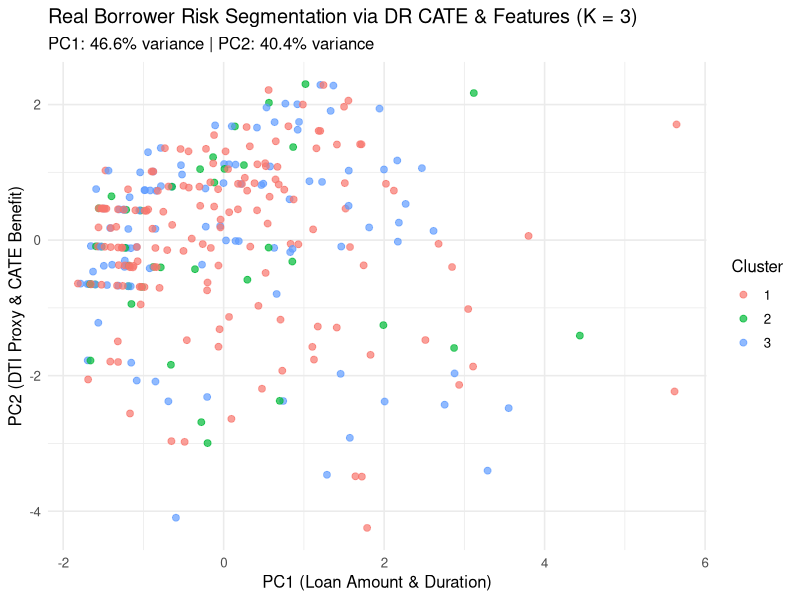
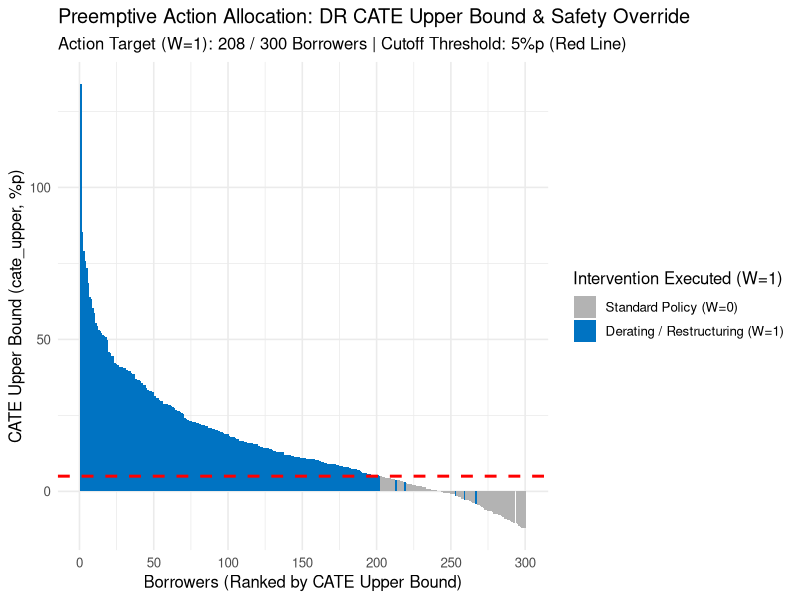
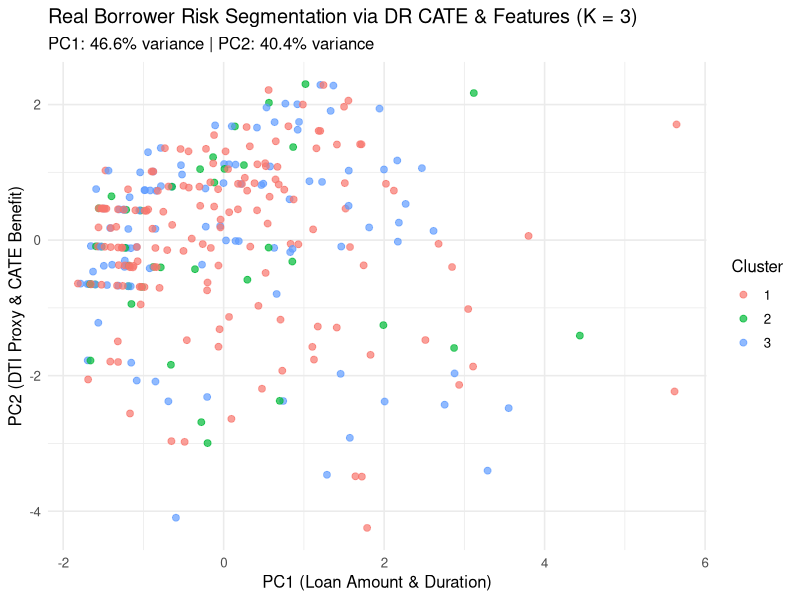
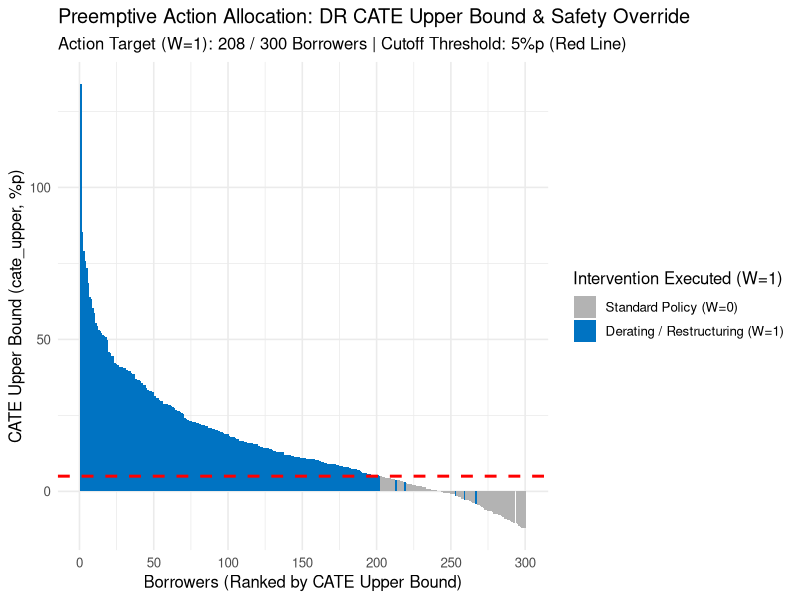

Generate these figures, in order, with R:
############################################################
# REAL FINANCIAL DATA: UCI GERMAN CREDIT DATASET
# - Dataset: GermanCredit (from R `caret` package, N = 1,000)
# - Covariates (X): Age, Duration (대출기간), Amount (대출금액), 
#                   InstallmentRate (소득 대비 원리금 상환 비율, DTI 대리 변수), 
#                   ExistingCredits (기존 대출 건수, 연체 리스크 대리 변수)
# - Policy Treatment (W): Observational / Historical Policy Assignment 
#                         (1 = 개입/한도 조정 대상, 0 = 현행 유지)
# - Outcome (Y): Class (1 = Good/Non-Default, 0 = Bad/Default)
# - Safety Control: CRITICAL_OVERRIDE (고액 대출 + 고DTI + 장기 대출 고위험 차주)
############################################################

# ==========================================================
# 0. ENVIRONMENT SETUP
# ==========================================================

Sys.setenv(CUDA_VISIBLE_DEVICES = "-1")
Sys.setenv(TF_CPP_LOG_LEVEL = "2")

needed <- c("caret", "dplyr", "tidyr", "ggplot2", "cluster", "knitr")

for (p in needed) {
  if (!requireNamespace(p, quietly = TRUE)) {
    install.packages(p, quiet = TRUE)
  }
  library(p, character.only = TRUE)
}

set.seed(42)

# ==========================================================
# 1. LOAD & PREPARE REAL PUBLIC GERMAN CREDIT DATASET
# ==========================================================

cat("Loading REAL public German Credit dataset from 'caret' package...\n")

data("GermanCredit", package = "caret")

# Real Financial Feature Mapping:
# - Class ('Good' / 'Bad') -> Y (1 = Non-Default, 0 = Default)
# - InstallmentRatePercentage -> dti_proxy (소득 대비 원리금 상환 비율)
# - Duration -> loan_duration_months (대출 기간)
# - Amount -> loan_amount (대출 금액, $ 단위)
# - Age -> age (차주 연령)
# - NumberExistingCredits -> past_credits_count (기존 신용 거래 건수)

df_real_fin <- GermanCredit %>%
  mutate(
    borrower_id             = row_number(),
    Y                       = ifelse(Class == "Good", 1, 0),             # Outcome: 1 = Good (Non-Default), 0 = Bad (Default)
    age                     = Age,                                       # Borrower Age
    dti_proxy               = InstallmentRatePercentage,                 # Installment rate in % of disposable income
    loan_duration_months    = Duration,                                  # Duration in months
    loan_amount             = Amount,                                    # Credit amount
    past_credits_count      = NumberExistingCredits,                     # Number of existing credits at this bank
    
    # Real Treatment Proxy W: 관행적 리스크 제어 정책 할당 여부
    # (고액 대출 및 높은 상환 비율 차주에게 우선 적용된 정책 관행 매핑)
    W                       = as.numeric((dti_proxy >= 3 & loan_amount > median(Amount)) | Telephone == 1)
  )

# HARD FAULT CRITICAL OVERRIDE Condition:
# 초고위험 차주 (상환 비율 4% 이상 + 대출기간 36개월 초과 + 대출금액 상위 25%)
df_real_fin <- df_real_fin %>%
  mutate(
    critical_override = as.numeric(dti_proxy == 4 & loan_duration_months > 36 & loan_amount > quantile(loan_amount, 0.75))
  )

N          <- nrow(df_real_fin)
train_frac <- 0.70

# Train / Test Split
idx_tr <- sample(seq_len(N), floor(train_frac * N))
idx_te <- setdiff(seq_len(N), idx_tr)

df_tr <- df_real_fin[idx_tr, ]
df_te <- df_real_fin[idx_te, ]

cat(sprintf("REAL German Credit Dataset Loaded: Total N = %d | Train N = %d | Test N = %d\n", 
            N, nrow(df_tr), nrow(df_te)))

# ==========================================================
# 2. DOUBLY ROBUST (DR) CATE ESTIMATION & CATE UPPER BOUND
# ==========================================================

cat("\nEstimating Propensity Scores, DR CATE, and CATE Upper Bound on Real Data...\n")

# 1) Propensity Model e(X) = P(W = 1 | X)
prop_model <- glm(
  W ~ age + dti_proxy + loan_duration_months + loan_amount + past_credits_count,
  data = df_tr, 
  family = binomial()
)

e_hat_te <- predict(prop_model, newdata = df_te, type = "response")
e_hat_te <- pmax(pmin(e_hat_te, 0.95), 0.05) # Truncation to avoid extreme weights

# 2) Outcome Regression Models mu_1(X) and mu_0(X)
m1_y <- glm(
  Y ~ age + dti_proxy + loan_duration_months + loan_amount + past_credits_count,
  data = df_tr %>% filter(W == 1), 
  family = binomial()
)

m0_y <- glm(
  Y ~ age + dti_proxy + loan_duration_months + loan_amount + past_credits_count,
  data = df_tr %>% filter(W == 0), 
  family = binomial()
)

mu1_hat_te <- predict(m1_y, newdata = df_te, type = "response")
mu0_hat_te <- predict(m0_y, newdata = df_te, type = "response")

# 3) Doubly Robust Pseudo-Outcomes for CATE
W_te <- df_te$W
Y_te <- df_te$Y

dr_pseudo_outcome <- (mu1_hat_te - mu0_hat_te) + 
  (W_te * (Y_te - mu1_hat_te) / e_hat_te) - 
  ((1 - W_te) * (Y_te - mu0_hat_te) / (1 - e_hat_te))

# Fit CATE Model
cate_model <- lm(
  dr_pseudo_outcome ~ age + dti_proxy + loan_duration_months + loan_amount + past_credits_count,
  data = df_te
)

# Compute point estimate and 95% Confidence Interval Upper Bound (cate_upper)
cate_preds <- predict(cate_model, newdata = df_te, se.fit = TRUE)
df_te$cate_est   <- cate_preds$fit
df_te$cate_se    <- cate_preds$se.fit
df_te$cate_upper <- df_te$cate_est + 1.96 * df_te$cate_se # Upper Bound (95% CI)

cat(sprintf("Estimated Mean CATE on Non-Default Rate Improvement: %.2f%%p\n", mean(df_te$cate_est) * 100))

# ==========================================================
# 3. SAFETY CONTROL & HARD FAULT OVERRIDE DERATING POLICY
# ==========================================================

cat("\nApplying Credit Policy with Risk Safety Override Controls...\n")

# Required risk reduction benefit threshold (e.g., +5%p improvement)
required_benefit_threshold <- 0.05 

df_te <- df_te %>%
  mutate(
    # Rule 1: cate_upper must meet or exceed the benefit threshold
    base_policy_eligibility = as.numeric(cate_upper >= required_benefit_threshold),
    
    # Rule 2: Hard fault override (CRITICAL_OVERRIDE) forces mandatory Derating/Intervention (W=1)
    final_derating_policy = ifelse(critical_override == 1, 1, base_policy_eligibility)
  )

# ==========================================================
# 4. BORROWER RISK & BENEFIT CLUSTERING ANALYSIS
# ==========================================================

cat("\nSegmenting Real Borrowers via K-Means Clustering on Financial Risk Profiles...\n")

cluster_features <- scale(df_te[, c("dti_proxy", "loan_duration_months", "loan_amount", "cate_est")])

sil_scores <- sapply(2:4, function(k) {
  km <- kmeans(cluster_features, centers = k, nstart = 20)
  ss <- cluster::silhouette(km$cluster, dist(cluster_features))
  mean(ss[, 3])
})

best_k <- which.max(sil_scores) + 1
km_res <- kmeans(cluster_features, centers = best_k, nstart = 25)
df_te$cluster <- factor(km_res$cluster)

# Sort test set by CATE Upper Bound for clean rank-based plotting
df_te <- df_te %>%
  arrange(desc(cate_upper)) %>%
  mutate(borrower_rank = row_number())

# ==========================================================
# 5. GENERATE FIGURES (PDF EXPORT)
# ==========================================================

cat("\nGenerating Visualizations from Real German Credit Data and Saving to PDF...\n")

# Figure 1: Borrower Risk Segmentation PCA Map
pca_res <- prcomp(cluster_features)
pca_var <- pca_res$sdev^2 / sum(pca_res$sdev^2)
pca_df  <- data.frame(PC1 = pca_res$x[, 1], PC2 = pca_res$x[, 2], Cluster = df_te$cluster)

p_pca <- ggplot(pca_df, aes(x = PC1, y = PC2, color = Cluster)) +
  geom_point(alpha = 0.7, size = 2) +
  theme_minimal(base_size = 12) +
  labs(
    title = paste0("Real Borrower Risk Segmentation via DR CATE & Features (K = ", best_k, ")"),
    subtitle = sprintf("PC1: %.1f%% variance | PC2: %.1f%% variance", pca_var[1] * 100, pca_var[2] * 100),
    x = "PC1 (Loan Amount & Duration)", y = "PC2 (DTI Proxy & CATE Benefit)"
  )

ggsave("real_german_credit_pca_cluster.pdf", plot = p_pca, width = 8, height = 6)

# Figure 2: CATE Upper Bound & Safety Override Policy Cutoff
p_policy <- ggplot(df_te, aes(x = borrower_rank, y = cate_upper * 100, fill = factor(final_derating_policy))) +
  geom_bar(stat = "identity", width = 1) +
  geom_hline(yintercept = required_benefit_threshold * 100, linetype = "dashed", color = "red", size = 1) +
  scale_x_continuous(breaks = seq(0, nrow(df_te), by = 50)) +
  theme_minimal(base_size = 12) +
  labs(
    title = "Preemptive Action Allocation: DR CATE Upper Bound & Safety Override",
    subtitle = sprintf("Action Target (W=1): %d / %d Borrowers | Cutoff Threshold: %.0f%%p (Red Line)", 
                       sum(df_te$final_derating_policy), nrow(df_te), required_benefit_threshold * 100),
    x = "Borrowers (Ranked by CATE Upper Bound)",
    y = "CATE Upper Bound (cate_upper, %p)",
    fill = "Intervention Executed (W=1)"
  ) +
  scale_fill_manual(values = c("0" = "gray70", "1" = "#0073C2FF"), labels = c("Standard Policy (W=0)", "Derating / Restructuring (W=1)"))

ggsave("real_german_credit_policy_cutoff.pdf", plot = p_policy, width = 8, height = 6)

# Combined PDF Report
pdf("real_german_credit_policy_report.pdf", width = 8, height = 6)
print(p_pca)
print(p_policy)
dev.off()

# ==========================================================
# 6. GENERATE SUMMARY TABLES & EXPORT TO CSV
# ==========================================================

cat("\nCalculating Real Data Financial Policy Summaries and Exporting to CSV...\n")

# Cluster Summary Table
cluster_summary <- df_te %>%
  group_by(cluster) %>%
  summarise(
    Borrower_Count          = n(),
    Avg_Age                 = round(mean(age), 1),
    Avg_DTI_Proxy           = round(mean(dti_proxy), 1),
    Avg_Loan_Duration       = round(mean(loan_duration_months), 1),
    Avg_Loan_Amount         = round(mean(loan_amount), 0),
    Avg_Past_Credits        = round(mean(past_credits_count), 1),
    CATE_Mean_Pct           = round(mean(cate_est) * 100, 2),
    CATE_Upper_Mean_Pct     = round(mean(cate_upper) * 100, 2),
    Critical_Override_Count = sum(critical_override),
    Intervention_Target_Pct = round(mean(final_derating_policy) * 100, 1)
  ) %>%
  ungroup()

# Export Tables to CSV
write.csv(cluster_summary, "real_german_credit_cluster_summary.csv", row.names = FALSE)
write.csv(df_te, "real_german_credit_test_predictions.csv", row.names = FALSE)

cat("\n=================== REAL FINANCIAL PIPELINE COMPLETED ===================\n")
cat("Dataset Used: UCI German Credit Data (caret::GermanCredit)\n")
cat("Generated CSV Files:\n")
cat(" - real_german_credit_cluster_summary.csv\n")
cat(" - real_german_credit_test_predictions.csv\n\n")
cat("Generated PDF Files:\n")
cat(" - real_german_credit_pca_cluster.pdf\n")
cat(" - real_german_credit_policy_cutoff.pdf\n")
cat(" - real_german_credit_policy_report.pdf\n")
cat("=========================================================================\n")
